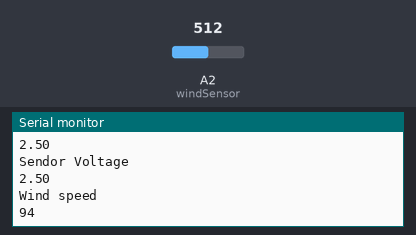
The sketch below on a simulated Arduino Uno, built with avr-gcc and run on an emulated ATmega328P. Parts: the last lines printed to the serial monitor. The inputs (shaded band) are chosen by the test bench; at power-on: A2 (windSensor) = 512.

Above: at 1.2 s.
1.3 s: A2 (windSensor) set to 716
At 2.5 s:
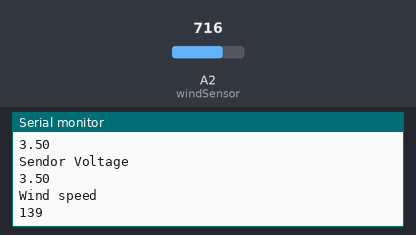
2.8 s: A2 (windSensor) set to 900
At 3.9 s:
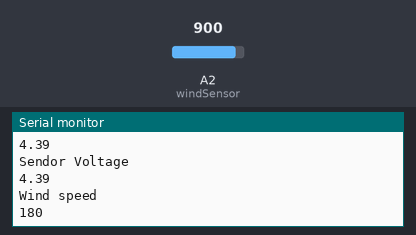
Timing chart, 0 to 5.8 s (numbered marks = the images above; inputs shaded):
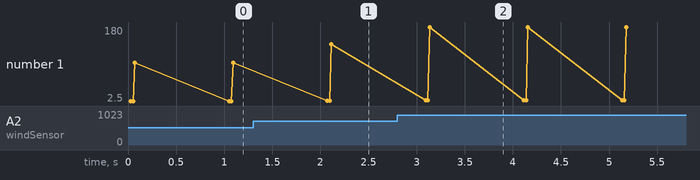

Measured:
- after the input at 1.3 s, the serial monitor: prints a new line after 0.77 s (image 1)
- after the input at 2.8 s, the serial monitor: prints a new line after 0.29 s (image 2)
- plotted number 1: 94 → 139 after the input at 1.3 s, 139 → 180 after the input at 2.8 s

The sketch:

Anemometer.ino
```cpp
//#include <LiquidCrystal.h>

//LiquidCrystal lcd(12, 11, 5, 4, 3, 2);

double x = 0;
double y = 0;
double a = 0;
double b = 0;

int windSensor = A2;
float voltageMax = 2.0;
float voltageMin = .43;
float voltageConversionConstant = .004882814;
float sensorVoltage = 0;

float windSpeedMin = 0;
float windSpeedMax = 32;

int windSpeed = 0;
int prevWindSpeed = 0;

void setup() {
  // put your setup code here, to run once:
//  lcd.begin(16, 2);
  Serial.begin(9600);
}

void loop() {
  // put your main code here, to run repeatedly:
  int sensorValue = analogRead(windSensor);
  delay(20);

  sensorValue = analogRead(windSensor);


  float voltage = sensorValue * (5.0 / 1023.0);

  sensorVoltage = sensorValue * voltageConversionConstant;

    Serial.println("Voltage");
  Serial.println(sensorVoltage);


  if (sensorVoltage <= voltageMin) {
    windSpeed = 0; //Check if voltage is below minimum value. If so, set wind speed to zero.
  } else {
    windSpeed = ((sensorVoltage - voltageMin) * windSpeedMax / (voltageMax - voltageMin)) * 2.232694; //For voltages above minimum value, use the linear relationship to calculate wind speed.
  }

  x = windSpeed;
  if (x >= y) {
    y = x;
  } else {
    y = y;
  }

  //Max voltage calculation

  a = sensorVoltage;
  if (a >= b) {
    b = a;
  } else {
    b = b;
  }
  if (windSpeed != prevWindSpeed) {
    prevWindSpeed = windSpeed;
  }

//  lcd.setCursor(0, 0);
//  lcd.print("Wind Speed ");
//  lcd.setCursor(12, 0);
//  lcd.print(windSpeed);
//  lcd.print(" ");
//  lcd.setCursor(11, 2);
//  lcd.print("m/s");

  Serial.println("Sendor Voltage");
  Serial.println(sensorVoltage);

  Serial.println("Wind speed");
  Serial.println(windSpeed);

  delay(1000);
}
```
